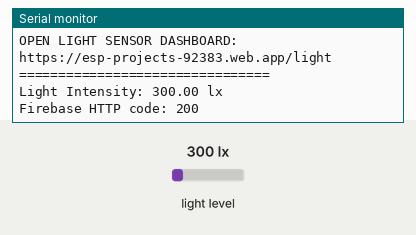
The sketch below on a simulated ESP32. Shown: the last lines printed to the serial monitor. Inputs (shaded band) come from the test bench; at power-on: light level 300 lx. WiFi joins after 1.5 s; servers stay silent unless stated; uploads are accepted with an empty reply.

Above: at 2.7 s.
2.8 s: light level set to 40 lx
At 3.87 s:
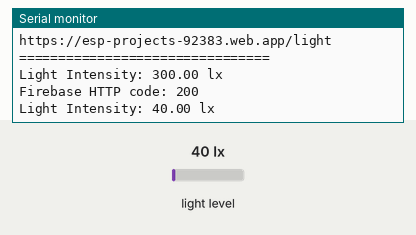
5.7 s: light level set to 500 lx
At 6.9 s:
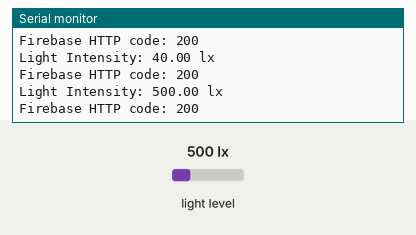
Timing chart, 0 to 8.7 s (numbered marks = the images above; inputs shaded):
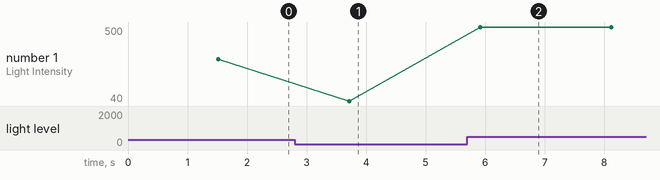

Measured:
- after the input at 2.8 s, the serial monitor: prints a new line after 0.92 s (image 1)
- after the input at 5.7 s, the serial monitor: prints a new line after 0.22 s (image 2)
- plotted number 1: 300 → 40 after the input at 2.8 s, 40 → 500 after the input at 5.7 s

The sketch:

BH1750.ino
```cpp
#include <WiFi.h>
#include <HTTPClient.h>
#include <Wire.h>
#include <BH1750.h>

// -------- WiFi Credentials --------
#define WIFI_SSID "Vivo Y21e"
#define WIFI_PASSWORD "123456789"

// -------- Firebase REST Config --------
#define FIREBASE_HOST "https://esp-projects-92383-default-rtdb.firebaseio.com"
#define FIREBASE_SECRET "npuRerfKNuU8nUmAM2XZVsgVFsfJQXNSXDdIerLH"

// -------- BH1750 --------
BH1750 lightMeter(0x23);

void setup() {
  Serial.begin(115200);

  // Start I2C
  Wire.begin(21, 22);

  // Init BH1750
  if (!lightMeter.begin(BH1750::CONTINUOUS_HIGH_RES_MODE)) {
    Serial.println("❌ BH1750 not found!");
    while (1);
  }
  Serial.println("✅ BH1750 initialized");

  // WiFi connect
  WiFi.begin(WIFI_SSID, WIFI_PASSWORD);
  Serial.print("Connecting to WiFi");

  while (WiFi.status() != WL_CONNECTED) {
    delay(500);
    Serial.print(".");
  }

  Serial.println("\nWiFi Connected");
  Serial.print("ESP32 IP: ");
  Serial.println(WiFi.localIP());

  // 🔗 CLICKABLE WEBSITE LINK
  Serial.println("================================");
  Serial.println("OPEN LIGHT SENSOR DASHBOARD:");
  Serial.println("https://esp-projects-92383.web.app/light");
  Serial.println("================================");
}

void loop() {
  float lux = lightMeter.readLightLevel();

  Serial.print("Light Intensity: ");
  Serial.print(lux);
  Serial.println(" lx");

  if (WiFi.status() == WL_CONNECTED) {
    HTTPClient http;

    // Firebase REST endpoint
    String url = String(FIREBASE_HOST) +
      "/sensors/light/lux.json?auth=" + FIREBASE_SECRET;

    http.begin(url);
    http.addHeader("Content-Type", "application/json");

    int httpCode = http.PUT(String(lux));

    Serial.print("Firebase HTTP code: ");
    Serial.println(httpCode);

    http.end();
  } else {
    Serial.println("WiFi disconnected");
  }

  delay(2000);
}
```
